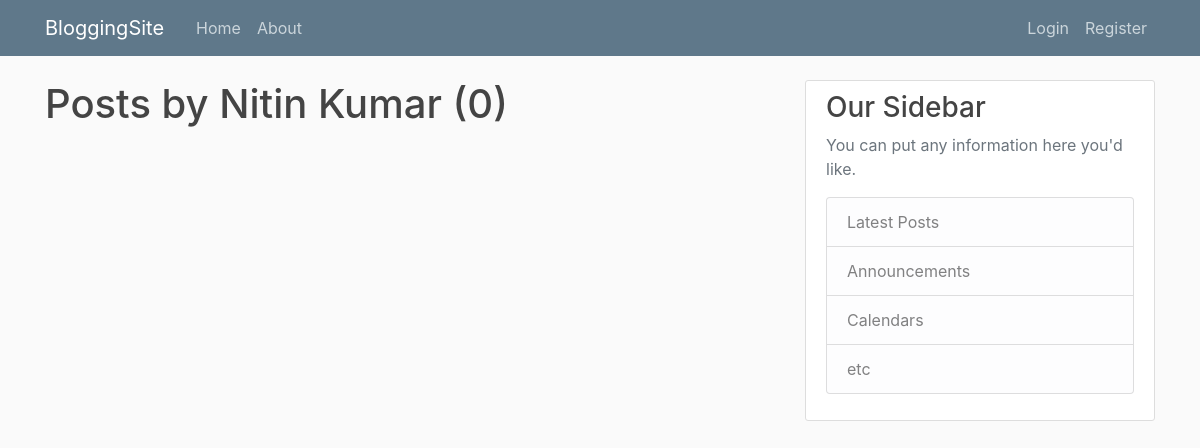
Page /user/Nitin Kumar on the earlier database version.
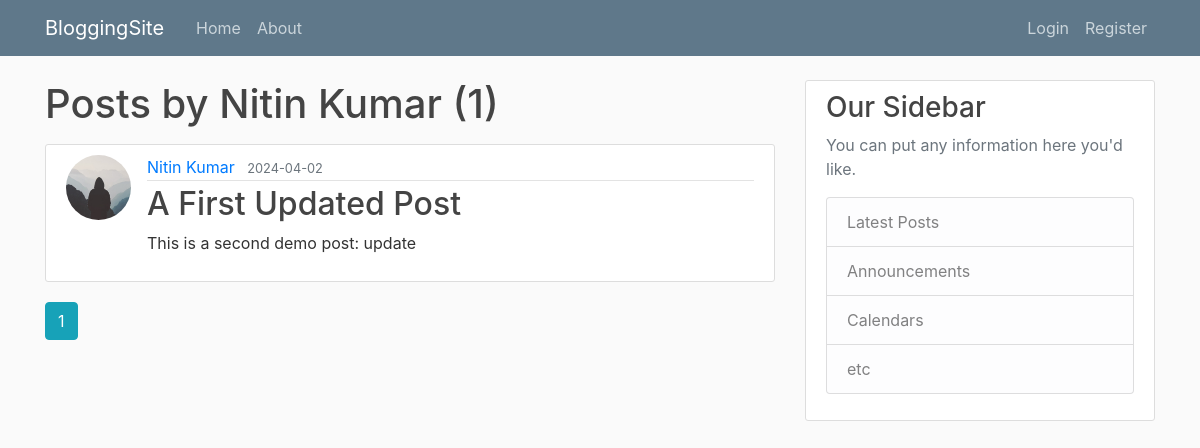
Same page on the later database version.
### flaskblog/models.py (models this page shows, shortened)
class Post(db.Model):
    id = db.Column(db.Integer, primary_key=True)
    title = db.Column(db.String(100), nullable=False)
    date_posted = db.Column(db.DateTime, nullable=False, default=datetime.utcnow)
    content = db.Column(db.Text, nullable=False)
    user_id = db.Column(db.Integer, db.ForeignKey('user.id'), nullable=False)

class User(db.Model, UserMixin):
    id = db.Column(db.Integer, primary_key=True)
    username = db.Column(db.String(20), unique=True, nullable=False)
    email = db.Column(db.String(120), unique=True, nullable=False)
    image_file = db.Column(db.String(20), nullable=False, default='default.jpg')
    password = db.Column(db.String(60), nullable=False)
    posts = db.relationship('Post', backref='author', lazy=True)
    '''def get_reset_token(self, expires_sec=1800):
        s = Serializer(app.config['SECRET_KEY'], expires_sec)
        return s.dumps({'user_id': self.id}).decode('utf-8')'''
    '''@staticmethod
    def verify_reset_token(token):
        s = Serializer(app.config['SECRET_KEY'])
        try:
            user_id = s.loads(token)['user_id']
        except:
            return None
        return User.query.get(user_id)'''

### flaskblog/routes.py (the view)
@app.route("/user/<string:username>")
def user_posts(username):
    page = request.args.get('page', 1, type=int)
    user = User.query.filter_by(username=username).first_or_404()
    posts = Post.query.filter_by(author=user)\
        .order_by(Post.date_posted.desc())\
        .paginate(page=page, per_page=5)
    return render_template('user_posts.html', posts=posts, user=user)

### flaskblog/templates/user_posts.html
{% extends "layout.html" %}
{% block content %}
    <h1 class="mb-3">Posts by {{ user.username }} ({{ posts.total }})</h1>
    {% for post in posts.items %}
        <article class="media content-section">
            <img class="rounded-circle article-img" src="{{ url_for('static', filename='profile_pics/' + post.author.image_file) }}">
          <div class="media-body">
            <div class="article-metadata">
              <a class="mr-2" href="{{ url_for('user_posts', username=post.author.username) }}">{{ post.author.username }}</a>
              <small class="text-muted">{{ post.date_posted.strftime('%Y-%m-%d') }}</small>
            </div>
            <h2><a class="article-title" href="{{ url_for('post', post_id=post.id) }}">{{ post.title }}</a></h2>
            <p class="article-content">{{ post.content }}</p>
          </div>
        </article>
    {% endfor%}
    {% for page_num in posts.iter_pages(left_edge=1, right_edge=1, left_current=1, right_current=2) %}
        {% if page_num %}
            {% if posts.page == page_num %}
                <a class="btn btn-info mb-4" href="{{ url_for('user_posts', username=user.username, page=page_num) }}">{{ page_num }}</a>
            {% else %}
                <a class="btn btn-outline-info mb-4" href="{{ url_for('user_posts', username=user.username, page=page_num) }}">{{ page_num }}</a>
            {% endif %}
        {% else %}
            ...
        {% endif %}
    {% endfor%}
{% endblock content %}

Differences in the rows shown:
added Post: image_file (placeholder picture), author.username "Nitin Kumar", date_posted "2024-04-02", title "A First Updated Post", content "This is a second demo post: update"
Other differences:
{{ posts.total }}: "0" → "1"
new list line: "1"
